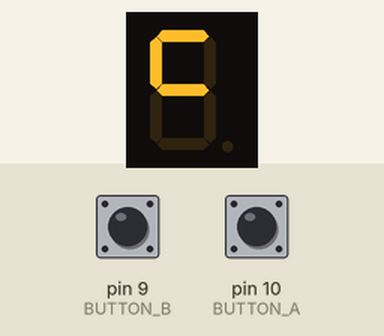
Bench run of a sketch on a simulated Arduino Uno, built with avr-gcc and run on an emulated ATmega328P. Shown: 1-digit seven-segment display. Wiring (inferred from the names in the program): 1-digit 7-segment display, segments lit when LOW: segments pin 2, pin 3, pin 4, pin 5, pin 6, pin 7, pin 8, pin 11. Inputs (shaded band) come from the test bench; at power-on: pin 10 (BUTTON_A) HIGH, pin 9 (BUTTON_B) HIGH. Random numbers use the default seed unless the sketch sets one; the segment pins are drawn as the display they are named for; what the sketch prints to the serial monitor is not drawn.

Above: at 1.25 s.
1.3 s: pin 10 (BUTTON_A) pulled LOW for 0.15 s
At 2.9 s:
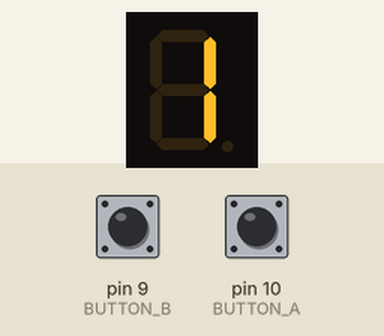
3.2 s: pin 10 (BUTTON_A) pulled LOW for 1 s
At 4.0 s:
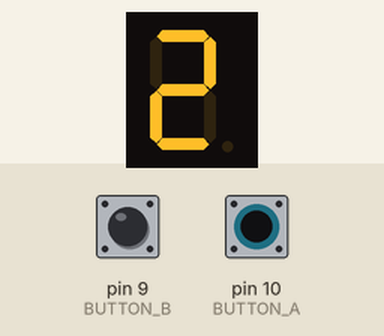
5.7 s: pin 9 (BUTTON_B) pulled LOW for 0.15 s
At 8.7 s:
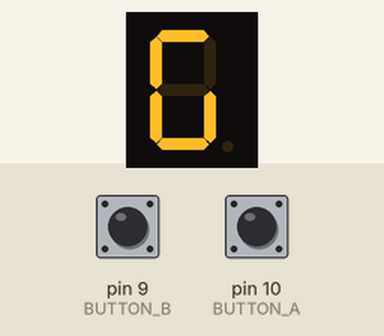
8.8 s: pin 10 (BUTTON_A) pulled LOW for 3.2 s
At 11.79 s:
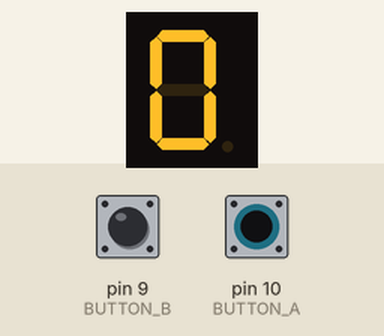
13.5 s: pin 9 (BUTTON_B) pulled LOW for 1 s
At 18.5 s:
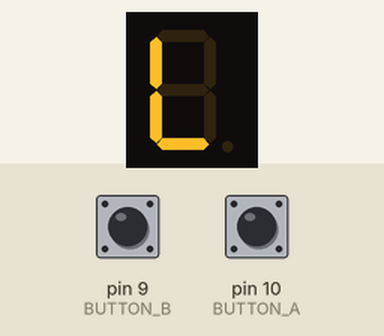
20.5 s: pin 10 (BUTTON_A) pulsed LOW 5 times (0.12 s each, 0.3 s apart)
At 22.9 s:
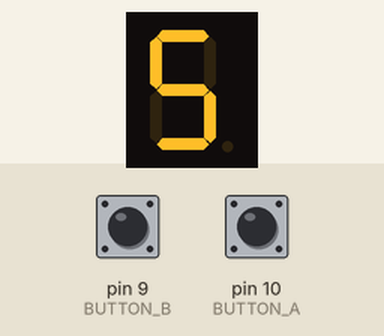
Timing chart, 0 to 24.4 s (numbered marks = the images above; inputs shaded):
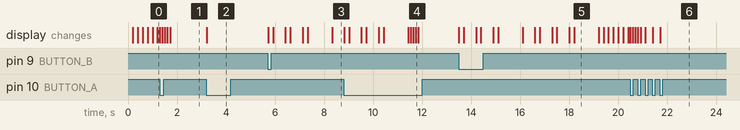

The sketch:

main.ino
```cpp
/*---- PIN VARIABLES
------------------------------------*/
const int SEGMENT_PIN_COUNT = 8;
const int SEGMENT_PINS[SEGMENT_PIN_COUNT] = {2, 3, 4, 5, 6, 7, 8, 11};

const int BUTTON_A = 10;
const int BUTTON_B = 9;

const byte BIT_PATTERN_NUMBER[10] = {
    0b11111100, // 0
    0b01100000, // 1
    0b11011010, // 2
    0b11110010, // 3
    0b01100110, // 4
    0b10110110, // 5
    0b10111110, // 6
    0b11100000, // 7
    0b11111110, // 8
    0b11110110  // 9
};

const byte BIT_PATTERN_CLEAR = 0b00000000;

/*---- GAME VARIABLES
------------------------------------*/
const int GAME_WAITING = 0;
const int GAME_PLAYING = 1;
const int GAME_ENDING  = 2;

int game_state = GAME_WAITING;

int selected_number = 1;
int guess_number;

unsigned long timer_waiting = 0;

bool is_button_a_pressed = false;
bool is_button_b_pressed = false;

/*---- OTHER FUNCTIONS
------------------------------------*/
void sevenSegmentPinSetup() {

    for(int i = 0; i < SEGMENT_PIN_COUNT; i++) pinMode(SEGMENT_PINS[i], OUTPUT);
}
bool isButtonPressed(int pin) {

    delay(10);
    return digitalRead(pin) == LOW;
}
void setSegmentPattern(byte bit_pattern) {

    int is_bit_on;
    for(int i = 0; i < SEGMENT_PIN_COUNT; i++) {

        is_bit_on = bitRead(bit_pattern, i);
        digitalWrite(SEGMENT_PINS[7 - i], !is_bit_on);
    }
}
bool isTimePassed(unsigned long time_init, int delay) {

    return (millis() >= time_init + delay);
}

/*---- GAME FUNCTIONS
------------------------------------*/
void gameSetup() {

    //Clear
    setSegmentPattern(BIT_PATTERN_CLEAR);

    //Set Random Number
    randomSeed(analogRead(A0));
    guess_number = random(1, 9);
}
void gameWaiting() {

    if(game_state != GAME_WAITING) return;

    //Waiting Light Show
         if(isTimePassed(timer_waiting, 1600)) timer_waiting = millis();
    else if(isTimePassed(timer_waiting, 1400)) setSegmentPattern(0b11000100);
    else if(isTimePassed(timer_waiting, 1200)) setSegmentPattern(0b10000110);
    else if(isTimePassed(timer_waiting, 1000)) setSegmentPattern(0b00100110);
    else if(isTimePassed(timer_waiting, 800 )) setSegmentPattern(0b00110010);
    else if(isTimePassed(timer_waiting, 600 )) setSegmentPattern(0b00111000);
    else if(isTimePassed(timer_waiting, 400 )) setSegmentPattern(0b00011010);
    else if(isTimePassed(timer_waiting, 200 )) setSegmentPattern(0b01001010);
    else if(isTimePassed(timer_waiting, 0   )) setSegmentPattern(0b11000010);

    //Button for starting game
    if(isButtonPressed(BUTTON_A)) {

        //Display Transition light show
        setSegmentPattern(BIT_PATTERN_CLEAR);
        delay(100);
        setSegmentPattern(BIT_PATTERN_NUMBER[0]);
        delay(100);
        setSegmentPattern(BIT_PATTERN_CLEAR);
        delay(100);
        setSegmentPattern(BIT_PATTERN_NUMBER[0]);
        delay(100);

        //Set state to selecting numbers
        game_state = GAME_PLAYING;
    }
}
void gamePlaying() {

    if(game_state != GAME_PLAYING) return;

    //Select Number
    if(isButtonPressed(BUTTON_A)) {

        if(!is_button_a_pressed) {

            is_button_a_pressed = true;

            selected_number ++;
            if(selected_number > 9) selected_number = 1;
        }
    }
    else {

        is_button_a_pressed = false;

        delay(10);
    }

    //Show Number
    setSegmentPattern(BIT_PATTERN_NUMBER[selected_number]);

    //Confirm Number
    if(isButtonPressed(BUTTON_B)) {

        //Display Transition light show
        setSegmentPattern(BIT_PATTERN_CLEAR);
        delay(200);
        setSegmentPattern(BIT_PATTERN_NUMBER[selected_number]);
        delay(500);
        setSegmentPattern(BIT_PATTERN_CLEAR);
        delay(200);
        setSegmentPattern(BIT_PATTERN_NUMBER[selected_number]);
        delay(500);
        setSegmentPattern(BIT_PATTERN_CLEAR);
        delay(200);
        setSegmentPattern(BIT_PATTERN_NUMBER[selected_number]);
        delay(1000);

        //Set state to game ending
        game_state = GAME_ENDING;
    }
}
void gameEnding() {

    if(game_state != GAME_ENDING) return;

    //Select Number = Guess
    if(selected_number == guess_number) {

        setSegmentPattern(BIT_PATTERN_NUMBER[0]);
        delay(500);
        setSegmentPattern(BIT_PATTERN_CLEAR);
        delay(200);
        setSegmentPattern(BIT_PATTERN_NUMBER[0]);
        delay(500);
        setSegmentPattern(BIT_PATTERN_CLEAR);
        delay(200);
        setSegmentPattern(BIT_PATTERN_NUMBER[0]);
        delay(500);
        setSegmentPattern(BIT_PATTERN_CLEAR);
        delay(200);
        setSegmentPattern(BIT_PATTERN_NUMBER[0]);
        delay(1000);
    }

    //Select Number > Guess
    else if(selected_number > guess_number) {

        setSegmentPattern(0b10111100);
        delay(500);
        setSegmentPattern(BIT_PATTERN_CLEAR);
        delay(200);
        setSegmentPattern(0b10111100);
        delay(500);
        setSegmentPattern(BIT_PATTERN_CLEAR);
        delay(200);
        setSegmentPattern(0b10111100);
        delay(500);
        setSegmentPattern(BIT_PATTERN_CLEAR);
        delay(200);
        setSegmentPattern(0b10111100);
        delay(1000);
    }

    //Select Number < Guess
    else if(selected_number < guess_number) {

        setSegmentPattern(0b00011100);
        delay(500);
        setSegmentPattern(BIT_PATTERN_CLEAR);
        delay(200);
        setSegmentPattern(0b00011100);
        delay(500);
        setSegmentPattern(BIT_PATTERN_CLEAR);
        delay(200);
        setSegmentPattern(0b00011100);
        delay(500);
        setSegmentPattern(BIT_PATTERN_CLEAR);
        delay(200);
        setSegmentPattern(0b00011100);
        delay(1000);
    }

    //Return to Waiting state
    game_state = GAME_WAITING;

    //Reset guess and select number
    guess_number = random(1, 9);
    selected_number = 1;
}

/*---- GAME SETUP
------------------------------------*/
void setup() {

    //Setup pinMode
    sevenSegmentPinSetup();
    pinMode(BUTTON_A, INPUT_PULLUP);
    pinMode(BUTTON_B, INPUT_PULLUP);

    //Setup Serial Monitor
    Serial.begin(115200);
    while(!Serial);
    Serial.println();
    Serial.println("Serial Ready!");

    //Setup Game
    gameSetup();
}

/*---- GAME LOOP
------------------------------------*/
void loop() {

    gameWaiting();
    gamePlaying();
    gameEnding();
}
```

Measured:
- after the input at 3.2 s, the display: changes at once (image 2)
- after the input at 5.7 s, the display: first changes at once (image 3 shows a later state)
- after the input at 13.5 s, the display: first changes at once (image 5 shows a later state)
- what the display in image 5 shows lasts 1.0 s, from 18.2 s to 19.2 s
